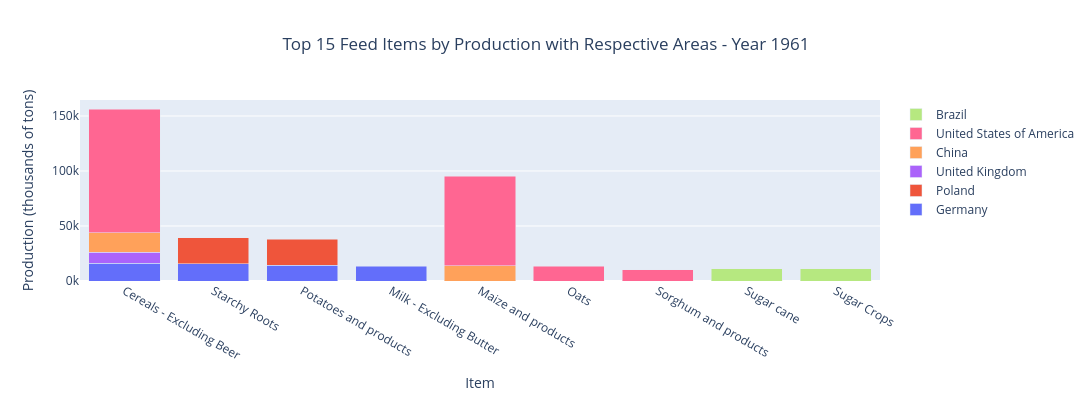

The notebook cell saved with this chart:
### Markdown cell above
Now let's observe the top 15 feed items by production in 1961 and 2013, highlighting the associated country.

### Code cell
# filter the data to include only the year 1961/2013 and 'Feed' elements
df_1961_Feed = df_fao[(df_fao.index == 1961) & (df_fao['element'] == 'Feed')]
df_2013_Feed = df_fao[(df_fao.index == 2013) & (df_fao['element'] == 'Feed')]

# sort the filtered DataFrame based on the 'production' column in descending order
top_15_production_items_1961_Feed = df_1961_Feed.groupby(['item', 'area']).sum().sort_values(by='production', ascending=False).head(15).reset_index()
top_15_production_items_2013_Feed = df_2013_Feed.groupby(['item', 'area']).sum().sort_values(by='production', ascending=False).head(15).reset_index()

# divide the values on the y-axis by 1000 (thousands)
top_15_production_items_1961_Feed['production'] /= 1000
top_15_production_items_2013_Feed['production'] /= 1000

# get a list of unique areas
all_areas_feed = list(set(top_15_production_items_1961_Feed['area'].unique()).union(set(top_15_production_items_2013_Feed['area'].unique())))

# define colors using Plotly's Pastel1 color scale
colors_custom = px.colors.qualitative.Plotly

# create figure for 1961 Feed items
fig_1961_Feed = go.Figure()

# add traces for each area in 1961
for i, area in enumerate(all_areas_feed):
    data_area = top_15_production_items_1961_Feed[top_15_production_items_1961_Feed['area'] == area]
    fig_1961_Feed.add_trace(go.Bar(x=data_area['item'], y=data_area['production'], name=area, marker_color=colors_custom[i % len(colors_custom)]))

# update layout for 1961 Feed items
fig_1961_Feed.update_layout(
    title=dict(text='Top 15 Feed Items by Production with Respective Areas - Year 1961',x=0.5),
    xaxis=dict(title='Item'),
    yaxis=dict(title='Production (thousands of tons)', ticksuffix='k'),  # add 'k' suffix to tick labels
    barmode='stack',
    width=1800,  # set width to 1800 pixels
    height=400   # set height to 400 pixels
)

# create figure for 2013 Feed items
fig_2013_Feed = go.Figure()

# add traces for each area in 2013
for i, area in enumerate(all_areas_feed):
    data_area = top_15_production_items_2013_Feed[top_15_production_items_2013_Feed['area'] == area]
    fig_2013_Feed.add_trace(go.Bar(x=data_area['item'], y=data_area['production'], name=area, marker_color=colors_custom[i % len(colors_custom)]))

# update layout for 2013 Feed items
fig_2013_Feed.update_layout(
    title=dict(text='Top 15 Feed Items by Production with Respective Areas - Year 2013',x=0.5),
    xaxis=dict(title='Item'),
    yaxis=dict(title='Production (thousands of tons)', ticksuffix='k'),  # add 'k' suffix to tick labels
    barmode='stack',
    width=1800,  # set width to 1800 pixels
    height=400   # set height to 400 pixels
)

# show the plots
fig_1961_Feed.show()
fig_2013_Feed.show()

### Figure 1 — Plotly figure (JSON) as saved in the notebook; plotly's stock layout.template omitted (floating-point values rounded to 4 significant figures)
{"data": [{"marker": {"color": "#636EFA"}, "name": "Germany", "type": "bar", "x": ["Cereals - Excluding Beer", "Starchy Roots", "Potatoes and products", "Milk - Excluding Butter"], "y": [16.02, 15.76, 14.5, 13.34]}, {"marker": {"color": "#EF553B"}, "name": "Poland", "type": "bar", "x": ["Starchy Roots", "Potatoes and products"], "y": [23.4, 23.4]}, {"marker": {"color": "#00CC96"}, "name": "Nigeria", "type": "bar", "x": [], "y": []}, {"marker": {"color": "#AB63FA"}, "name": "United Kingdom", "type": "bar", "x": ["Cereals - Excluding Beer"], "y": [10.1]}, {"marker": {"color": "#FFA15A"}, "name": "China", "type": "bar", "x": ["Cereals - Excluding Beer", "Maize and products"], "y": [17.96, 13.7]}, {"marker": {"color": "#19D3F3"}, "name": "Spain", "type": "bar", "x": [], "y": []}, {"marker": {"color": "#FF6692"}, "name": "United States of America", "type": "bar", "x": ["Cereals - Excluding Beer", "Maize and products", "Oats", "Sorghum and products"], "y": [112.2, 81.59, 13.34, 10.44]}, {"marker": {"color": "#B6E880"}, "name": "Brazil", "type": "bar", "x": ["Sugar cane", "Sugar Crops"], "y": [11.3, 11.3]}], "layout": {"barmode": "stack", "height": 400, "title": {"text": "Top 15 Feed Items by Production with Respective Areas - Year 1961", "x": 0.5}, "width": 1800, "xaxis": {"title": {"text": "Item"}}, "yaxis": {"ticksuffix": "k", "title": {"text": "Production (thousands of tons)"}}}}
